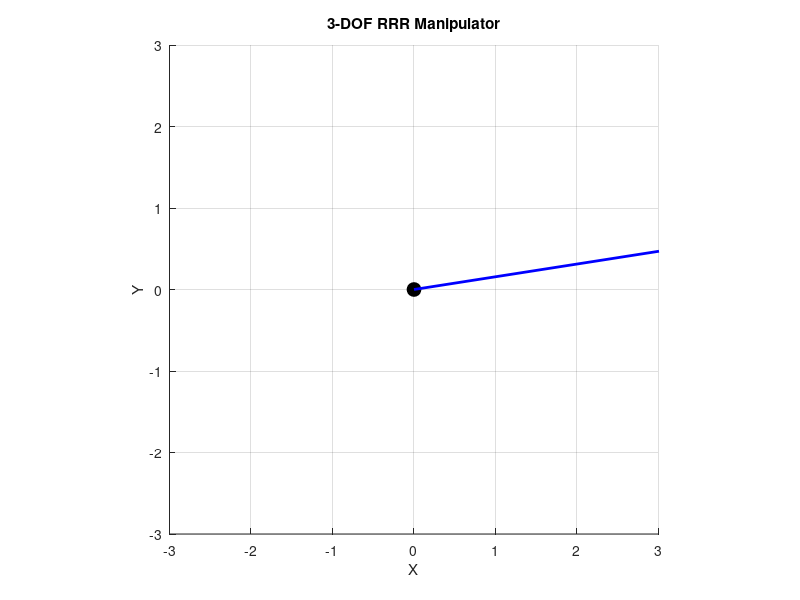

Write the MATLAB code that produced this figure.
% Inverse Kinematics for a 3-DOF RRR manipulator with graphical representation
clc; clear; close all;

% Define the parameters
L1 = 185; % Length of first link
L2 = 117.5; % Length of second link
L3 = 80; % Length of third link

% Input: End-effector position (x, y, phi)
x = 200; % Example value
y = 150; % Example value
phi = pi/2; % Example value

% Calculate intermediate variables
c3 = (x^2 + y^2 - L1^2 - L2^2) / (2 * L1 * L2);

% Ensure c3 is within the valid range
if abs(c3) > 1
    error('The given position is unreachable.');
end

s3 = sqrt(1 - c3^2); % Assuming the positive solution
theta3 = atan2(s3, c3);

% Solve for theta2
k1 = L1 + L2 * cos(theta3);
k2 = L2 * sin(theta3);
theta2 = atan2(y, x) - atan2(k2, k1);

% Solve for theta1
theta1 = phi - theta2 - theta3;

fprintf('Inverse Kinematics:\n');
fprintf('theta1: %.2f, theta2: %.2f, theta3: %.2f\n', theta1, theta2, theta3);

% Plot the manipulator
figure;
hold on;
axis equal;
xlim([-3 3]);
ylim([-3 3]);

% Base
plot(0, 0, 'ko', 'MarkerSize', 10, 'MarkerFaceColor', 'k');

% First link
x1 = L1 * cos(theta1);
y1 = L1 * sin(theta1);
plot([0 x1], [0 y1], 'b-', 'LineWidth', 2);
plot(x1, y1, 'bo', 'MarkerSize', 5, 'MarkerFaceColor', 'b');

% Second link
x2 = x1 + L2 * cos(theta1 + theta2);
y2 = y1 + L2 * sin(theta1 + theta2);
plot([x1 x2], [y1 y2], 'r-', 'LineWidth', 2);
plot(x2, y2, 'ro', 'MarkerSize', 5, 'MarkerFaceColor', 'r');

% Third link
x3 = x2 + L3 * cos(theta1 + theta2 + theta3);
y3 = y2 + L3 * sin(theta1 + theta2 + theta3);
plot([x2 x3], [y2 y3], 'g-', 'LineWidth', 2);
plot(x3, y3, 'go', 'MarkerSize', 5, 'MarkerFaceColor', 'g');

title('3-DOF RRR Manipulator');
xlabel('X');
ylabel('Y');
grid on;
